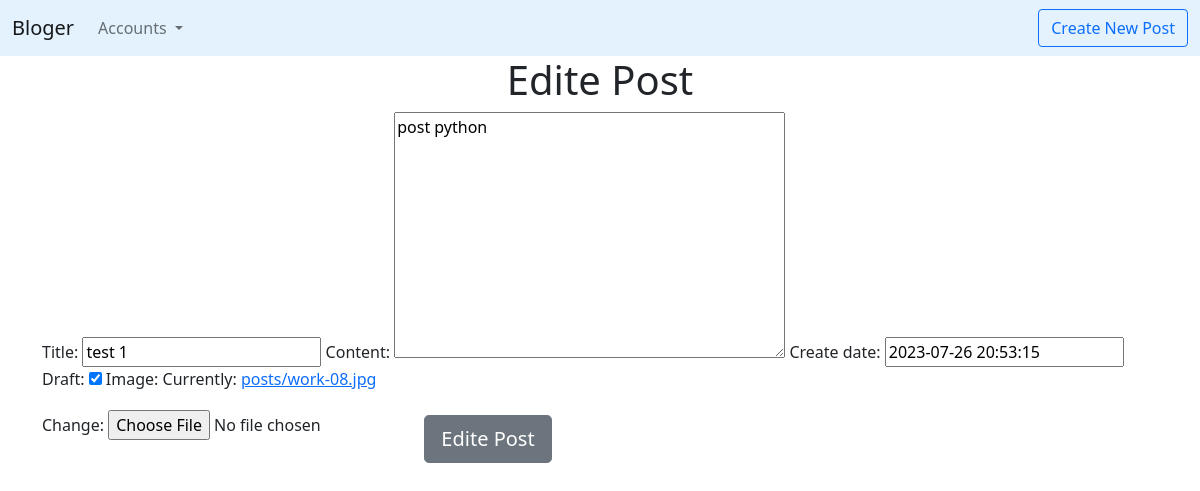
/blog/6/edite, run on the app's committed database.
### blog/models.py (models this page shows, shortened)
class Post(models.Model):
    title = models.CharField(max_length=100)
    content = models.TextField(max_length=4000)
    create_date = models.DateTimeField(default=timezone.now())
    draft = models.BooleanField(default= True)
    tags = TaggableManager()
    auth = models.ForeignKey(User , on_delete=models.SET_NULL,null=True , blank=True , related_name="post_user")
    image = models.ImageField(upload_to='posts')

### blog/views.py (the view)
# urls.py: path('blog/<int:pk>/edite' , views.EditePost.as_view()),
class EditePost(UpdateView):
    model = Post
    fields = ['title' , 'content' , 'create_date' , 'draft' , 'tags' , 'image']
    success_url = '/blog'
    template_name = 'blog/edite_post.html'

### blog/templates/blog/edite_post.html (shortened to what this page needs)
<!doctype html>
<html lang="en">
  <head>
    <link href="https://cdn.jsdelivr.net/npm/bootstrap@5.0.2/dist/css/bootstrap.min.css" rel="stylesheet">
  </head>
  <body>
    <nav class="navbar navbar-expand-lg navbar-light"  style="background-color: #e3f2fd;">
        <div class="container-fluid">
          <a class="navbar-brand" href="#">Bloger</a>
          <div class="collapse navbar-collapse" id="navbarSupportedContent">
            <ul class="navbar-nav me-auto mb-2 mb-lg-0">
              <li class="nav-item dropdown">
                <a class="nav-link dropdown-toggle" href="#" id="navbarDropdown" role="button" data-bs-toggle="dropdown" aria-expanded="false">
                  Accounts
                </a>
              </li>
            </ul>
              <a  href="/blog/create" class="btn btn-outline-primary" >Create New Post</a>
          </div>
        </div>
      </nav>
      <div class="container " >
    <h1 style="text-align: center"> Edite Post </h1>
    {% load bootstrap %}
    <form method="post" enctype="multipart/form-data" >
        {{ form|bootstrap_horizontal:'col-lg-2' }}
    <input  type="submit" value="Edite Post" class="btn btn-secondary btn-lg mt-4">
    </form>
      </div>
  </body>
</html>

### data on the page
Post: title "test 1", content "post python", create_date "2023-07-26 20:53:15", draft "☑"
